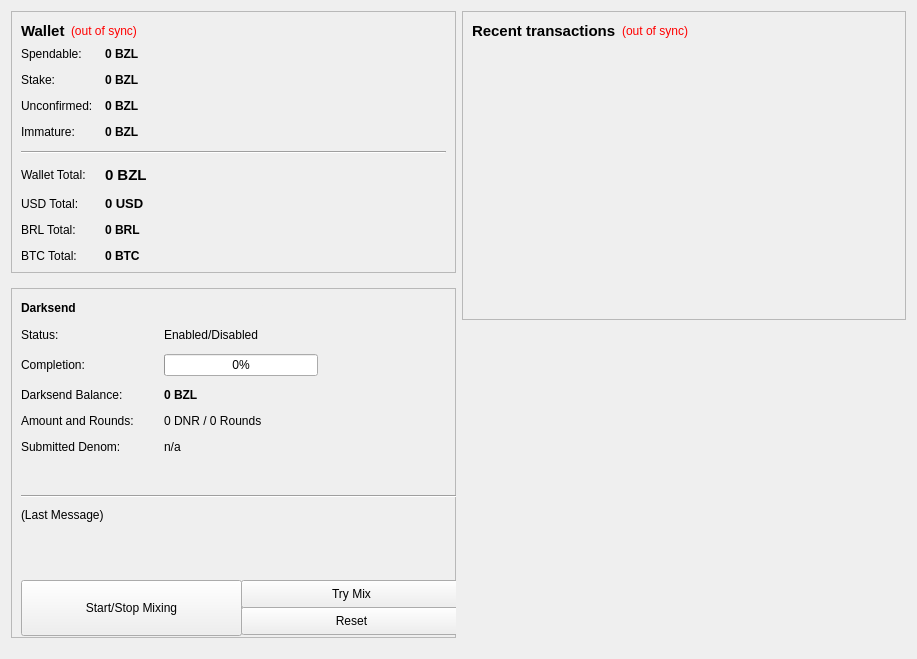
<?xml version="1.0" encoding="UTF-8"?>
<ui version="4.0">
 <class>OverviewPage</class>
 <widget class="QWidget" name="OverviewPage">
  <property name="geometry">
   <rect>
    <x>0</x>
    <y>0</y>
    <width>917</width>
    <height>659</height>
   </rect>
  </property>
  <property name="windowTitle">
   <string>Form</string>
  </property>
  <layout class="QHBoxLayout" name="horizontalLayout" stretch="1,1">
   <item>
    <layout class="QVBoxLayout" name="verticalLayout_2">
     <item>
      <widget class="QFrame" name="frame">
       <property name="frameShape">
        <enum>QFrame::StyledPanel</enum>
       </property>
       <property name="frameShadow">
        <enum>QFrame::Raised</enum>
       </property>
       <layout class="QVBoxLayout" name="verticalLayout_4">
        <item>
         <layout class="QHBoxLayout" name="horizontalLayout_4">
          <item>
           <widget class="QLabel" name="label_5">
            <property name="font">
             <font>
              <pointsize>11</pointsize>
              <weight>75</weight>
              <bold>true</bold>
             </font>
            </property>
            <property name="text">
             <string>Wallet</string>
            </property>
           </widget>
          </item>
          <item>
           <widget class="QLabel" name="labelWalletStatus">
            <property name="toolTip">
             <string>The displayed information may be out of date. Your wallet automatically synchronizes with the BZLCoin network after a connection is established, but this process has not completed yet.</string>
            </property>
            <property name="styleSheet">
             <string notr="true">QLabel { color: red; }</string>
            </property>
            <property name="text">
             <string notr="true">(out of sync)</string>
            </property>
            <property name="alignment">
             <set>Qt::AlignLeading|Qt::AlignLeft|Qt::AlignVCenter</set>
            </property>
           </widget>
          </item>
          <item>
           <widget class="QLabel" name="labelTradeLink">
            <property name="cursor">
             <cursorShape>PointingHandCursor</cursorShape>
            </property>
            <property name="text">
             <string/>
            </property>
            <property name="openExternalLinks">
             <bool>true</bool>
            </property>
           </widget>
          </item>
          <item>
           <spacer name="horizontalSpacer_2">
            <property name="orientation">
             <enum>Qt::Horizontal</enum>
            </property>
            <property name="sizeHint" stdset="0">
             <size>
              <width>40</width>
              <height>20</height>
             </size>
            </property>
           </spacer>
          </item>
         </layout>
        </item>
        <item>
         <layout class="QFormLayout" name="formLayout_2">
          <property name="fieldGrowthPolicy">
           <enum>QFormLayout::AllNonFixedFieldsGrow</enum>
          </property>
          <property name="horizontalSpacing">
           <number>12</number>
          </property>
          <property name="verticalSpacing">
           <number>12</number>
          </property>
          <item row="0" column="0">
           <widget class="QLabel" name="label">
            <property name="text">
             <string>Spendable:</string>
            </property>
           </widget>
          </item>
          <item row="0" column="1">
           <widget class="QLabel" name="labelBalance">
            <property name="font">
             <font>
              <weight>75</weight>
              <bold>true</bold>
             </font>
            </property>
            <property name="cursor">
             <cursorShape>IBeamCursor</cursorShape>
            </property>
            <property name="toolTip">
             <string>Your current spendable balance</string>
            </property>
            <property name="text">
             <string notr="true">0 BZL</string>
            </property>
            <property name="textInteractionFlags">
             <set>Qt::LinksAccessibleByMouse|Qt::TextSelectableByKeyboard|Qt::TextSelectableByMouse</set>
            </property>
           </widget>
          </item>
          <item row="1" column="0">
           <widget class="QLabel" name="label_6">
            <property name="text">
             <string>Stake:</string>
            </property>
           </widget>
          </item>
          <item row="1" column="1">
           <widget class="QLabel" name="labelStake">
            <property name="font">
             <font>
              <weight>75</weight>
              <bold>true</bold>
             </font>
            </property>
            <property name="cursor">
             <cursorShape>IBeamCursor</cursorShape>
            </property>
            <property name="toolTip">
             <string>Total of coins that was staked, and do not yet count toward the current balance</string>
            </property>
            <property name="text">
             <string notr="true">0 BZL</string>
            </property>
            <property name="textInteractionFlags">
             <set>Qt::LinksAccessibleByMouse|Qt::TextSelectableByKeyboard|Qt::TextSelectableByMouse</set>
            </property>
           </widget>
          </item>
          <item row="2" column="0">
           <widget class="QLabel" name="label_3">
            <property name="text">
             <string>Unconfirmed:</string>
            </property>
           </widget>
          </item>
          <item row="2" column="1">
           <widget class="QLabel" name="labelUnconfirmed">
            <property name="font">
             <font>
              <weight>75</weight>
              <bold>true</bold>
             </font>
            </property>
            <property name="cursor">
             <cursorShape>IBeamCursor</cursorShape>
            </property>
            <property name="toolTip">
             <string>Total of transactions that have yet to be confirmed, and do not yet count toward the current balance</string>
            </property>
            <property name="text">
             <string notr="true">0 BZL</string>
            </property>
            <property name="textInteractionFlags">
             <set>Qt::LinksAccessibleByMouse|Qt::TextSelectableByKeyboard|Qt::TextSelectableByMouse</set>
            </property>
           </widget>
          </item>
          <item row="3" column="0">
           <widget class="QLabel" name="labelImmatureText">
            <property name="text">
             <string>Immature:</string>
            </property>
           </widget>
          </item>
          <item row="3" column="1">
           <widget class="QLabel" name="labelImmature">
            <property name="font">
             <font>
              <weight>75</weight>
              <bold>true</bold>
             </font>
            </property>
            <property name="toolTip">
             <string>Mined balance that has not yet matured</string>
            </property>
            <property name="text">
             <string notr="true">0 BZL</string>
            </property>
            <property name="textInteractionFlags">
             <set>Qt::LinksAccessibleByMouse|Qt::TextSelectableByKeyboard|Qt::TextSelectableByMouse</set>
            </property>
           </widget>
          </item>
          <item row="4" column="0" colspan="2">
           <widget class="Line" name="line">
            <property name="orientation">
             <enum>Qt::Horizontal</enum>
            </property>
           </widget>
          </item>
          <item row="5" column="0">
           <widget class="QLabel" name="labelTotalText">
            <property name="text">
             <string>Wallet Total:</string>
            </property>
           </widget>
          </item>
          <item row="5" column="1">
           <widget class="QLabel" name="labelTotal">
            <property name="font">
             <font>
              <pointsize>11</pointsize>
              <weight>75</weight>
              <bold>true</bold>
             </font>
            </property>
            <property name="cursor">
             <cursorShape>IBeamCursor</cursorShape>
            </property>
            <property name="toolTip">
             <string>Your current total balance</string>
            </property>
            <property name="text">
             <string notr="true">0 BZL</string>
            </property>
            <property name="textInteractionFlags">
             <set>Qt::LinksAccessibleByMouse|Qt::TextSelectableByKeyboard|Qt::TextSelectableByMouse</set>
            </property>
           </widget>
          </item>
		    <item row="6" column="0">
           <widget class="QLabel" name="label_7">
            <property name="text">
             <string>USD Total:</string>
            </property>
           </widget>
          </item>
          <item row="6" column="1">
           <widget class="QLabel" name="labelUSDTotal">
            <property name="font">
             <font>
              <pointsize>10</pointsize>
              <weight>75</weight>
              <bold>true</bold>
             </font>
            </property>
            <property name="cursor">
             <cursorShape>IBeamCursor</cursorShape>
            </property>
            <property name="toolTip">
             <string>Your current total balance estimated in USD, Rate is not updated often</string>
            </property>
            <property name="text">
             <string>0 USD</string>
            </property>
           </widget>
          </item>
		  <item row="7" column="0">
           <widget class="QLabel" name="label_7">
            <property name="text">
             <string>BRL Total:</string>
            </property>
           </widget>
          </item>
          <item row="7" column="1">
           <widget class="QLabel" name="labelBRLTotal">
            <property name="font">
             <font>
              <weight>75</weight>
              <bold>true</bold>
             </font>
            </property>
            <property name="cursor">
             <cursorShape>IBeamCursor</cursorShape>
            </property>
            <property name="toolTip">
             <string>Your current total balance in BRL, Rate is not updated often</string>
            </property>
            <property name="text">
             <string>0 BRL</string>
            </property>
           </widget>
          </item>
          <item row="8" column="0">
           <widget class="QLabel" name="label_9">
            <property name="text">
             <string>BTC Total:</string>
            </property>
           </widget>
          </item>
          <item row="8" column="1">
           <widget class="QLabel" name="labelBTCTotal">
            <property name="font">
             <font>
              <weight>75</weight>
              <bold>true</bold>
             </font>
            </property>
            <property name="cursor">
             <cursorShape>IBeamCursor</cursorShape>
            </property>
            <property name="toolTip">
             <string>Your current total balance estimated in BTC, Rate is not updated often</string>
            </property>
            <property name="text">
             <string>0 BTC</string>
            </property>
           </widget>
          </item>
         </layout>
        </item>
       </layout>
      </widget>
     </item>
     <item>
      <spacer name="verticalSpacer">
       <property name="orientation">
        <enum>Qt::Vertical</enum>
       </property>
       <property name="sizeHint" stdset="0">
        <size>
         <width>20</width>
         <height>40</height>
        </size>
       </property>
      </spacer>
     </item>
     <item>
      <widget class="QFrame" name="frameDarksend">
       <property name="minimumSize">
        <size>
         <width>0</width>
         <height>350</height>
        </size>
       </property>
       <property name="layoutDirection">
        <enum>Qt::LeftToRight</enum>
       </property>
       <property name="frameShape">
        <enum>QFrame::StyledPanel</enum>
       </property>
       <property name="frameShadow">
        <enum>QFrame::Raised</enum>
       </property>
       <widget class="QWidget" name="formLayoutWidget">
        <property name="geometry">
         <rect>
          <x>10</x>
          <y>40</y>
          <width>431</width>
          <height>161</height>
         </rect>
        </property>
        <layout class="QFormLayout" name="formLayout">
         <property name="fieldGrowthPolicy">
          <enum>QFormLayout::AllNonFixedFieldsGrow</enum>
         </property>
         <property name="horizontalSpacing">
          <number>30</number>
         </property>
         <property name="verticalSpacing">
          <number>12</number>
         </property>
         <item row="0" column="0">
          <widget class="QLabel" name="label_6">
           <property name="text">
            <string>Status:</string>
           </property>
          </widget>
         </item>
         <item row="0" column="1">
          <widget class="QLabel" name="darksendEnabled">
           <property name="text">
            <string>Enabled/Disabled</string>
           </property>
          </widget>
         </item>
         <item row="1" column="0">
          <widget class="QLabel" name="label_7">
           <property name="text">
            <string>Completion:</string>
           </property>
          </widget>
         </item>
         <item row="1" column="1">
          <widget class="QProgressBar" name="darksendProgress">
           <property name="maximumSize">
            <size>
             <width>154</width>
             <height>16777215</height>
            </size>
           </property>
           <property name="value">
            <number>0</number>
           </property>
          </widget>
         </item>
         <item row="2" column="0">
          <widget class="QLabel" name="labelAnonymizedText">
           <property name="text">
            <string>Darksend Balance:</string>
           </property>
          </widget>
         </item>
         <item row="2" column="1">
          <widget class="QLabel" name="labelAnonymized">
           <property name="font">
            <font>
             <weight>75</weight>
             <bold>true</bold>
            </font>
           </property>
           <property name="text">
            <string>0 BZL</string>
           </property>
          </widget>
         </item>
         <item row="3" column="0">
          <widget class="QLabel" name="label_8">
           <property name="text">
            <string>Amount and Rounds:</string>
           </property>
          </widget>
         </item>
         <item row="3" column="1">
          <widget class="QLabel" name="labelAmountRounds">
           <property name="text">
            <string>0 DNR / 0 Rounds</string>
           </property>
          </widget>
         </item>
         <item row="4" column="0">
          <widget class="QLabel" name="label_9">
           <property name="text">
            <string>Submitted Denom:</string>
           </property>
          </widget>
         </item>
         <item row="4" column="1">
          <widget class="QLabel" name="labelSubmittedDenom">
           <property name="statusTip">
            <string>The denominations you submitted to the Masternode. To mix, other users must submit the exact same denominations.</string>
           </property>
           <property name="text">
            <string>n/a</string>
           </property>
          </widget>
         </item>
        </layout>
       </widget>
       <widget class="QLabel" name="label_2">
        <property name="geometry">
         <rect>
          <x>10</x>
          <y>10</y>
          <width>66</width>
          <height>20</height>
         </rect>
        </property>
        <property name="font">
         <font>
          <weight>75</weight>
          <bold>true</bold>
         </font>
        </property>
        <property name="text">
         <string>Darksend</string>
        </property>
       </widget>
       <widget class="QPushButton" name="runAutoDenom">
        <property name="geometry">
         <rect>
          <x>251</x>
          <y>17</y>
          <width>1</width>
          <height>1</height>
         </rect>
        </property>
        <property name="palette">
         <palette>
          <active>
           <colorrole role="WindowText">
            <brush brushstyle="SolidPattern">
             <color alpha="255">
              <red>0</red>
              <green>0</green>
              <blue>0</blue>
             </color>
            </brush>
           </colorrole>
           <colorrole role="Button">
            <brush brushstyle="SolidPattern">
             <color alpha="255">
              <red>239</red>
              <green>238</green>
              <blue>238</blue>
             </color>
            </brush>
           </colorrole>
           <colorrole role="Light">
            <brush brushstyle="SolidPattern">
             <color alpha="255">
              <red>255</red>
              <green>255</green>
              <blue>255</blue>
             </color>
            </brush>
           </colorrole>
           <colorrole role="Midlight">
            <brush brushstyle="SolidPattern">
             <color alpha="255">
              <red>247</red>
              <green>246</green>
              <blue>246</blue>
             </color>
            </brush>
           </colorrole>
           <colorrole role="Dark">
            <brush brushstyle="SolidPattern">
             <color alpha="255">
              <red>119</red>
              <green>119</green>
              <blue>119</blue>
             </color>
            </brush>
           </colorrole>
           <colorrole role="Mid">
            <brush brushstyle="SolidPattern">
             <color alpha="255">
              <red>159</red>
              <green>159</green>
              <blue>159</blue>
             </color>
            </brush>
           </colorrole>
           <colorrole role="Text">
            <brush brushstyle="SolidPattern">
             <color alpha="255">
              <red>0</red>
              <green>0</green>
              <blue>0</blue>
             </color>
            </brush>
           </colorrole>
           <colorrole role="BrightText">
            <brush brushstyle="SolidPattern">
             <color alpha="255">
              <red>255</red>
              <green>255</green>
              <blue>255</blue>
             </color>
            </brush>
           </colorrole>
           <colorrole role="ButtonText">
            <brush brushstyle="SolidPattern">
             <color alpha="255">
              <red>0</red>
              <green>0</green>
              <blue>0</blue>
             </color>
            </brush>
           </colorrole>
           <colorrole role="Base">
            <brush brushstyle="SolidPattern">
             <color alpha="255">
              <red>255</red>
              <green>255</green>
              <blue>255</blue>
             </color>
            </brush>
           </colorrole>
           <colorrole role="Window">
            <brush brushstyle="SolidPattern">
             <color alpha="255">
              <red>239</red>
              <green>238</green>
              <blue>238</blue>
             </color>
            </brush>
           </colorrole>
           <colorrole role="Shadow">
            <brush brushstyle="SolidPattern">
             <color alpha="255">
              <red>0</red>
              <green>0</green>
              <blue>0</blue>
             </color>
            </brush>
           </colorrole>
           <colorrole role="AlternateBase">
            <brush brushstyle="SolidPattern">
             <color alpha="255">
              <red>247</red>
              <green>246</green>
              <blue>246</blue>
             </color>
            </brush>
           </colorrole>
           <colorrole role="ToolTipBase">
            <brush brushstyle="SolidPattern">
             <color alpha="255">
              <red>255</red>
              <green>255</green>
              <blue>220</blue>
             </color>
            </brush>
           </colorrole>
           <colorrole role="ToolTipText">
            <brush brushstyle="SolidPattern">
             <color alpha="255">
              <red>0</red>
              <green>0</green>
              <blue>0</blue>
             </color>
            </brush>
           </colorrole>
          </active>
          <inactive>
           <colorrole role="WindowText">
            <brush brushstyle="SolidPattern">
             <color alpha="255">
              <red>0</red>
              <green>0</green>
              <blue>0</blue>
             </color>
            </brush>
           </colorrole>
           <colorrole role="Button">
            <brush brushstyle="SolidPattern">
             <color alpha="255">
              <red>239</red>
              <green>238</green>
              <blue>238</blue>
             </color>
            </brush>
           </colorrole>
           <colorrole role="Light">
            <brush brushstyle="SolidPattern">
             <color alpha="255">
              <red>255</red>
              <green>255</green>
              <blue>255</blue>
             </color>
            </brush>
           </colorrole>
           <colorrole role="Midlight">
            <brush brushstyle="SolidPattern">
             <color alpha="255">
              <red>247</red>
              <green>246</green>
              <blue>246</blue>
             </color>
            </brush>
           </colorrole>
           <colorrole role="Dark">
            <brush brushstyle="SolidPattern">
             <color alpha="255">
              <red>119</red>
              <green>119</green>
              <blue>119</blue>
             </color>
            </brush>
           </colorrole>
           <colorrole role="Mid">
            <brush brushstyle="SolidPattern">
             <color alpha="255">
              <red>159</red>
              <green>159</green>
              <blue>159</blue>
             </color>
            </brush>
           </colorrole>
           <colorrole role="Text">
            <brush brushstyle="SolidPattern">
             <color alpha="255">
              <red>0</red>
              <green>0</green>
              <blue>0</blue>
             </color>
            </brush>
           </colorrole>
           <colorrole role="BrightText">
            <brush brushstyle="SolidPattern">
             <color alpha="255">
              <red>255</red>
              <green>255</green>
              <blue>255</blue>
             </color>
            </brush>
           </colorrole>
           <colorrole role="ButtonText">
            <brush brushstyle="SolidPattern">
             <color alpha="255">
              <red>0</red>
              <green>0</green>
              <blue>0</blue>
             </color>
            </brush>
           </colorrole>
           <colorrole role="Base">
            <brush brushstyle="SolidPattern">
             <color alpha="255">
              <red>255</red>
              <green>255</green>
              <blue>255</blue>
             </color>
            </brush>
           </colorrole>
           <colorrole role="Window">
            <brush brushstyle="SolidPattern">
             <color alpha="255">
              <red>239</red>
              <green>238</green>
              <blue>238</blue>
             </color>
            </brush>
           </colorrole>
           <colorrole role="Shadow">
            <brush brushstyle="SolidPattern">
             <color alpha="255">
              <red>0</red>
              <green>0</green>
              <blue>0</blue>
             </color>
            </brush>
           </colorrole>
           <colorrole role="AlternateBase">
            <brush brushstyle="SolidPattern">
             <color alpha="255">
              <red>247</red>
              <green>246</green>
              <blue>246</blue>
             </color>
            </brush>
           </colorrole>
           <colorrole role="ToolTipBase">
            <brush brushstyle="SolidPattern">
             <color alpha="255">
              <red>255</red>
              <green>255</green>
              <blue>220</blue>
             </color>
            </brush>
           </colorrole>
           <colorrole role="ToolTipText">
            <brush brushstyle="SolidPattern">
             <color alpha="255">
              <red>0</red>
              <green>0</green>
              <blue>0</blue>
             </color>
            </brush>
           </colorrole>
          </inactive>
          <disabled>
           <colorrole role="WindowText">
            <brush brushstyle="SolidPattern">
             <color alpha="255">
              <red>119</red>
              <green>119</green>
              <blue>119</blue>
             </color>
            </brush>
           </colorrole>
           <colorrole role="Button">
            <brush brushstyle="SolidPattern">
             <color alpha="255">
              <red>239</red>
              <green>238</green>
              <blue>238</blue>
             </color>
            </brush>
           </colorrole>
           <colorrole role="Light">
            <brush brushstyle="SolidPattern">
             <color alpha="255">
              <red>255</red>
              <green>255</green>
              <blue>255</blue>
             </color>
            </brush>
           </colorrole>
           <colorrole role="Midlight">
            <brush brushstyle="SolidPattern">
             <color alpha="255">
              <red>247</red>
              <green>246</green>
              <blue>246</blue>
             </color>
            </brush>
           </colorrole>
           <colorrole role="Dark">
            <brush brushstyle="SolidPattern">
             <color alpha="255">
              <red>119</red>
              <green>119</green>
              <blue>119</blue>
             </color>
            </brush>
           </colorrole>
           <colorrole role="Mid">
            <brush brushstyle="SolidPattern">
             <color alpha="255">
              <red>159</red>
              <green>159</green>
              <blue>159</blue>
             </color>
            </brush>
           </colorrole>
           <colorrole role="Text">
            <brush brushstyle="SolidPattern">
             <color alpha="255">
              <red>119</red>
              <green>119</green>
              <blue>119</blue>
             </color>
            </brush>
           </colorrole>
           <colorrole role="BrightText">
            <brush brushstyle="SolidPattern">
             <color alpha="255">
              <red>255</red>
              <green>255</green>
              <blue>255</blue>
             </color>
            </brush>
           </colorrole>
           <colorrole role="ButtonText">
            <brush brushstyle="SolidPattern">
             <color alpha="255">
              <red>119</red>
              <green>119</green>
              <blue>119</blue>
             </color>
            </brush>
           </colorrole>
           <colorrole role="Base">
            <brush brushstyle="SolidPattern">
             <color alpha="255">
              <red>239</red>
              <green>238</green>
              <blue>238</blue>
             </color>
            </brush>
           </colorrole>
           <colorrole role="Window">
            <brush brushstyle="SolidPattern">
             <color alpha="255">
              <red>239</red>
              <green>238</green>
              <blue>238</blue>
             </color>
            </brush>
           </colorrole>
           <colorrole role="Shadow">
            <brush brushstyle="SolidPattern">
             <color alpha="255">
              <red>0</red>
              <green>0</green>
              <blue>0</blue>
             </color>
            </brush>
           </colorrole>
           <colorrole role="AlternateBase">
            <brush brushstyle="SolidPattern">
             <color alpha="255">
              <red>239</red>
              <green>238</green>
              <blue>238</blue>
             </color>
            </brush>
           </colorrole>
           <colorrole role="ToolTipBase">
            <brush brushstyle="SolidPattern">
             <color alpha="255">
              <red>255</red>
              <green>255</green>
              <blue>220</blue>
             </color>
            </brush>
           </colorrole>
           <colorrole role="ToolTipText">
            <brush brushstyle="SolidPattern">
             <color alpha="255">
              <red>0</red>
              <green>0</green>
              <blue>0</blue>
             </color>
            </brush>
           </colorrole>
          </disabled>
         </palette>
        </property>
        <property name="focusPolicy">
         <enum>Qt::NoFocus</enum>
        </property>
        <property name="autoFillBackground">
         <bool>true</bool>
        </property>
        <property name="text">
         <string/>
        </property>
        <property name="flat">
         <bool>true</bool>
        </property>
       </widget>
       <widget class="QPushButton" name="toggleDarksend">
        <property name="geometry">
         <rect>
          <x>10</x>
          <y>292</y>
          <width>221</width>
          <height>56</height>
         </rect>
        </property>
        <property name="sizePolicy">
         <sizepolicy hsizetype="MinimumExpanding" vsizetype="Fixed">
          <horstretch>0</horstretch>
          <verstretch>0</verstretch>
         </sizepolicy>
        </property>
        <property name="text">
         <string>Start/Stop Mixing</string>
        </property>
       </widget>
       <widget class="Line" name="line">
        <property name="geometry">
         <rect>
          <x>10</x>
          <y>200</y>
          <width>441</width>
          <height>16</height>
         </rect>
        </property>
        <property name="orientation">
         <enum>Qt::Horizontal</enum>
        </property>
       </widget>
       <widget class="QLabel" name="darksendStatus">
        <property name="geometry">
         <rect>
          <x>10</x>
          <y>220</y>
          <width>288</width>
          <height>61</height>
         </rect>
        </property>
        <property name="minimumSize">
         <size>
          <width>288</width>
          <height>43</height>
         </size>
        </property>
        <property name="text">
         <string>(Last Message)</string>
        </property>
        <property name="alignment">
         <set>Qt::AlignLeading|Qt::AlignLeft|Qt::AlignTop</set>
        </property>
        <property name="wordWrap">
         <bool>true</bool>
        </property>
       </widget>
       <widget class="QPushButton" name="darksendAuto">
        <property name="geometry">
         <rect>
          <x>230</x>
          <y>292</y>
          <width>221</width>
          <height>28</height>
         </rect>
        </property>
        <property name="sizePolicy">
         <sizepolicy hsizetype="MinimumExpanding" vsizetype="Fixed">
          <horstretch>0</horstretch>
          <verstretch>0</verstretch>
         </sizepolicy>
        </property>
        <property name="toolTip">
         <string>Try to manually submit a Darksend request.</string>
        </property>
        <property name="text">
         <string>Try Mix</string>
        </property>
       </widget>
       <widget class="QPushButton" name="darksendReset">
        <property name="geometry">
         <rect>
          <x>230</x>
          <y>319</y>
          <width>221</width>
          <height>28</height>
         </rect>
        </property>
        <property name="sizePolicy">
         <sizepolicy hsizetype="MinimumExpanding" vsizetype="Fixed">
          <horstretch>0</horstretch>
          <verstretch>0</verstretch>
         </sizepolicy>
        </property>
        <property name="toolTip">
         <string>Reset the current status of Darksend (can interrupt Darksend if it's in the process of Mixing, which can cost you money!)</string>
        </property>
        <property name="autoFillBackground">
         <bool>false</bool>
        </property>
        <property name="text">
         <string>Reset</string>
        </property>
       </widget>
      </widget>
     </item>
     <item>
      <spacer name="verticalSpacer">
       <property name="orientation">
        <enum>Qt::Vertical</enum>
       </property>
       <property name="sizeHint" stdset="0">
        <size>
         <width>20</width>
         <height>40</height>
        </size>
       </property>
      </spacer>
     </item>
    </layout>
   </item>
   <item>
    <layout class="QVBoxLayout" name="verticalLayout_3">
     <item>
      <widget class="QFrame" name="frame_2">
       <property name="frameShape">
        <enum>QFrame::StyledPanel</enum>
       </property>
       <property name="frameShadow">
        <enum>QFrame::Raised</enum>
       </property>
       <layout class="QVBoxLayout" name="verticalLayout">
        <item>
         <layout class="QHBoxLayout" name="horizontalLayout_2">
          <item>
           <widget class="QLabel" name="label_4">
            <property name="font">
             <font>
              <pointsize>11</pointsize>
             </font>
            </property>
            <property name="text">
             <string>&lt;b&gt;Recent transactions&lt;/b&gt;</string>
            </property>
           </widget>
          </item>
          <item>
           <widget class="QLabel" name="labelTransactionsStatus">
            <property name="toolTip">
             <string>The displayed information may be out of date. Your wallet automatically synchronizes with the Bzlcoin network after a connection is established, but this process has not completed yet.</string>
            </property>
            <property name="styleSheet">
             <string notr="true">QLabel { color: red; }</string>
            </property>
            <property name="text">
             <string notr="true">(out of sync)</string>
            </property>
            <property name="alignment">
             <set>Qt::AlignRight|Qt::AlignTrailing|Qt::AlignVCenter</set>
            </property>
           </widget>
          </item>
          <item>
           <spacer name="horizontalSpacer">
            <property name="orientation">
             <enum>Qt::Horizontal</enum>
            </property>
            <property name="sizeHint" stdset="0">
             <size>
              <width>40</width>
              <height>20</height>
             </size>
            </property>
           </spacer>
          </item>
         </layout>
        </item>
        <item>
         <widget class="QListView" name="listTransactions">
          <property name="styleSheet">
           <string notr="true">QListView { background: transparent; }</string>
          </property>
          <property name="frameShape">
           <enum>QFrame::NoFrame</enum>
          </property>
          <property name="verticalScrollBarPolicy">
           <enum>Qt::ScrollBarAlwaysOff</enum>
          </property>
          <property name="horizontalScrollBarPolicy">
           <enum>Qt::ScrollBarAlwaysOff</enum>
          </property>
          <property name="selectionMode">
           <enum>QAbstractItemView::NoSelection</enum>
          </property>
         </widget>
        </item>
       </layout>
      </widget>
     </item>
     <item>
      <spacer name="verticalSpacer_2">
       <property name="orientation">
        <enum>Qt::Vertical</enum>
       </property>
       <property name="sizeHint" stdset="0">
        <size>
         <width>20</width>
         <height>40</height>
        </size>
       </property>
      </spacer>
     </item>
     <item>
      <widget class="QLabel" name="label_2">
       <property name="layoutDirection">
        <enum>Qt::RightToLeft</enum>
       </property>
       <property name="text">
        <string/>
       </property>
       <property name="pixmap">
        <pixmap resource="../bitcoin.qrc">:/icons/bzlcoin</pixmap>
       </property>
      </widget>
     </item>
    </layout>
   </item>
  </layout>
 </widget>
 <resources>
  <include location="../bitcoin.qrc"/>
 </resources>
 <connections/>
</ui>
